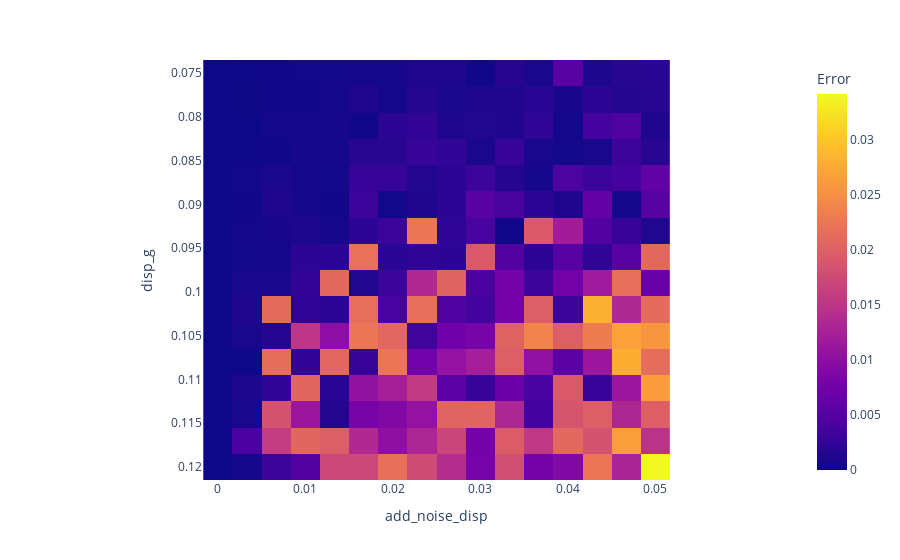
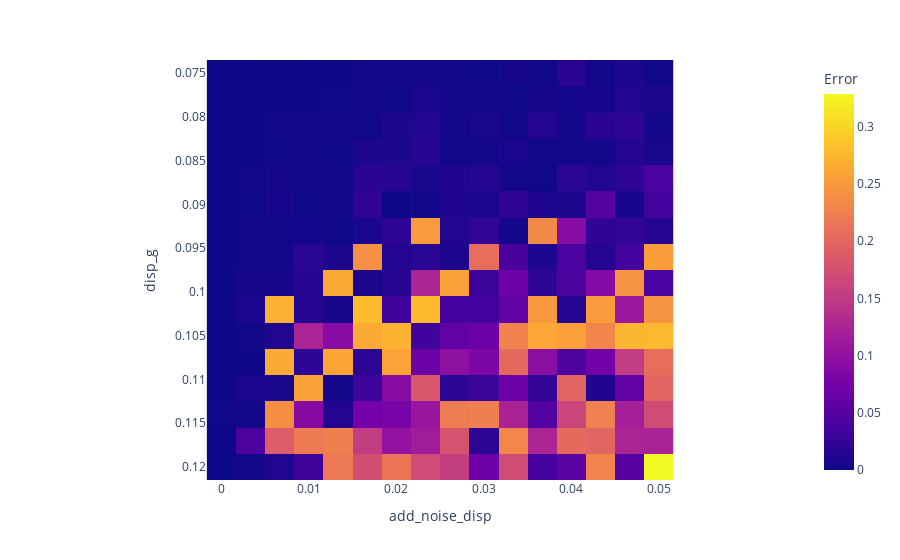
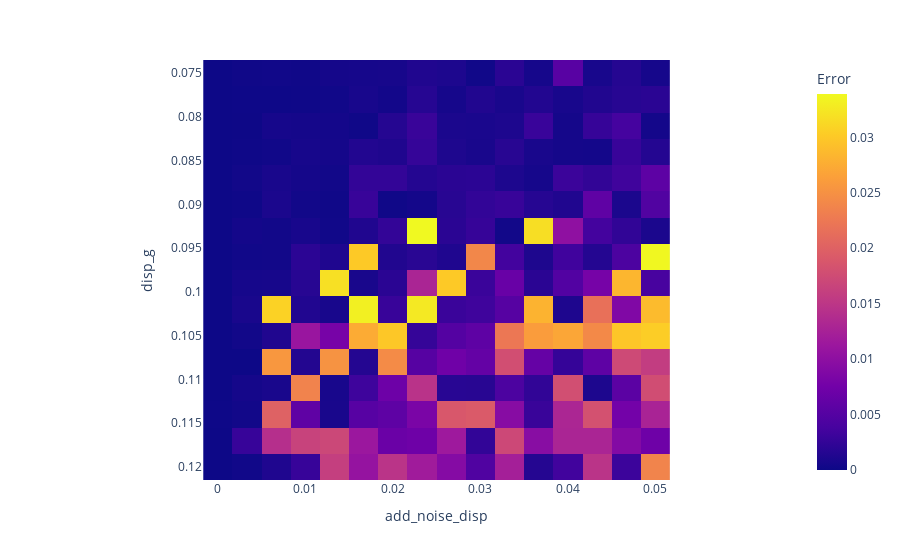

Write notebook code for charts like these, in order.
### Code cell
fig = px.imshow((m_delta_x),
                labels=dict(y="disp_g", x="add_noise_disp", color="Error"),
                y=l_disp_g,
                x=l_add_noise_disp)

fig.show()

fig = px.imshow((m_delta_y),
                labels=dict(y="disp_g", x="add_noise_disp", color="Error"),
                y=l_disp_g,
                x=l_add_noise_disp)

fig.show()

fig = px.imshow((m_delta_s),
                labels=dict(y="disp_g", x="add_noise_disp", color="Error"),
                y=l_disp_g,
                x=l_add_noise_disp)

fig.show()

### Figure 1 — Plotly figure (JSON) as saved in the notebook; plotly's stock layout.template omitted (floating-point values rounded to 4 significant figures; data arrays with more than 128 entries replaced by an {"elided": "..."} marker saying what was removed)
{"data": [{"coloraxis": "coloraxis", "hovertemplate": "add_noise_disp: %{x}<br>disp_g: %{y}<br>Error: %{z}<extra></extra>", "name": "0", "type": "heatmap", "x": [0, 0.003333, 0.006667, 0.01, 0.01333, 0.01667, 0.02, 0.02333, 0.02667, 0.03, 0.03333, 0.03667, 0.04, 0.04333, 0.04667, 0.05], "xaxis": "x", "y": [0.075, 0.078, 0.081, 0.084, 0.087, 0.09, 0.093, 0.096, 0.099, 0.102, 0.105, 0.108, 0.111, 0.114, 0.117, 0.12], "yaxis": "y", "z": {"elided": "16x16 float values"}}], "layout": {"coloraxis": {"colorbar": {"title": {"text": "Error"}}, "colorscale": [[0, "#0d0887"], [0.1111, "#46039f"], [0.2222, "#7201a8"], [0.3333, "#9c179e"], [0.4444, "#bd3786"], [0.5556, "#d8576b"], [0.6667, "#ed7953"], [0.7778, "#fb9f3a"], [0.8889, "#fdca26"], [1, "#f0f921"]]}, "margin": {"t": 60}, "xaxis": {"anchor": "y", "constrain": "domain", "domain": [0, 1], "scaleanchor": "y", "title": {"text": "add_noise_disp"}}, "yaxis": {"anchor": "x", "autorange": "reversed", "constrain": "domain", "domain": [0, 1], "title": {"text": "disp_g"}}}}

### Figure 2 — Plotly figure (JSON) as saved in the notebook; plotly's stock layout.template omitted (floating-point values rounded to 4 significant figures; data arrays with more than 128 entries replaced by an {"elided": "..."} marker saying what was removed)
{"data": [{"coloraxis": "coloraxis", "hovertemplate": "add_noise_disp: %{x}<br>disp_g: %{y}<br>Error: %{z}<extra></extra>", "name": "0", "type": "heatmap", "x": [0, 0.003333, 0.006667, 0.01, 0.01333, 0.01667, 0.02, 0.02333, 0.02667, 0.03, 0.03333, 0.03667, 0.04, 0.04333, 0.04667, 0.05], "xaxis": "x", "y": [0.075, 0.078, 0.081, 0.084, 0.087, 0.09, 0.093, 0.096, 0.099, 0.102, 0.105, 0.108, 0.111, 0.114, 0.117, 0.12], "yaxis": "y", "z": {"elided": "16x16 float values"}}], "layout": {"coloraxis": {"colorbar": {"title": {"text": "Error"}}, "colorscale": [[0, "#0d0887"], [0.1111, "#46039f"], [0.2222, "#7201a8"], [0.3333, "#9c179e"], [0.4444, "#bd3786"], [0.5556, "#d8576b"], [0.6667, "#ed7953"], [0.7778, "#fb9f3a"], [0.8889, "#fdca26"], [1, "#f0f921"]]}, "margin": {"t": 60}, "xaxis": {"anchor": "y", "constrain": "domain", "domain": [0, 1], "scaleanchor": "y", "title": {"text": "add_noise_disp"}}, "yaxis": {"anchor": "x", "autorange": "reversed", "constrain": "domain", "domain": [0, 1], "title": {"text": "disp_g"}}}}

### Figure 3 — Plotly figure (JSON) as saved in the notebook; plotly's stock layout.template omitted (floating-point values rounded to 4 significant figures; data arrays with more than 128 entries replaced by an {"elided": "..."} marker saying what was removed)
{"data": [{"coloraxis": "coloraxis", "hovertemplate": "add_noise_disp: %{x}<br>disp_g: %{y}<br>Error: %{z}<extra></extra>", "name": "0", "type": "heatmap", "x": [0, 0.003333, 0.006667, 0.01, 0.01333, 0.01667, 0.02, 0.02333, 0.02667, 0.03, 0.03333, 0.03667, 0.04, 0.04333, 0.04667, 0.05], "xaxis": "x", "y": [0.075, 0.078, 0.081, 0.084, 0.087, 0.09, 0.093, 0.096, 0.099, 0.102, 0.105, 0.108, 0.111, 0.114, 0.117, 0.12], "yaxis": "y", "z": {"elided": "16x16 float values"}}], "layout": {"coloraxis": {"colorbar": {"title": {"text": "Error"}}, "colorscale": [[0, "#0d0887"], [0.1111, "#46039f"], [0.2222, "#7201a8"], [0.3333, "#9c179e"], [0.4444, "#bd3786"], [0.5556, "#d8576b"], [0.6667, "#ed7953"], [0.7778, "#fb9f3a"], [0.8889, "#fdca26"], [1, "#f0f921"]]}, "margin": {"t": 60}, "xaxis": {"anchor": "y", "constrain": "domain", "domain": [0, 1], "scaleanchor": "y", "title": {"text": "add_noise_disp"}}, "yaxis": {"anchor": "x", "autorange": "reversed", "constrain": "domain", "domain": [0, 1], "title": {"text": "disp_g"}}}}
